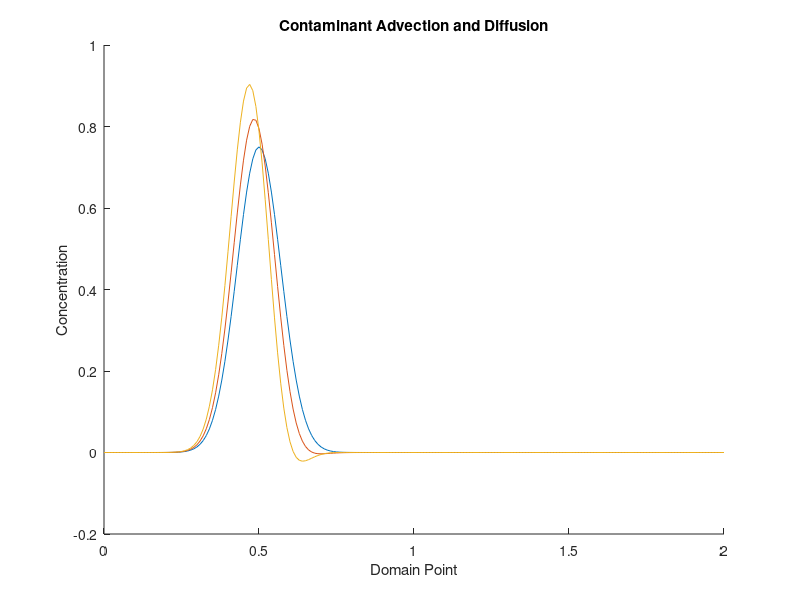

Here is the MATLAB script that generated this plot:
    function DiffusionAndAdvection()  
        x_start = 0;
        x_step  = 0.01; % delta x
        x_end   = 2;
    
        t_start = 0;
        t_step = 0.5; % delta t
        t_end = 1;
        
        xVals = x_start : x_step : x_end;
        tVals = t_start : t_step : t_end;
        
        c = zeros(length(xVals), length(tVals));
        D = 1;
        v = 1;
        
        dxdt = x_step / t_step;
        
        % c_t -> t = 0 (c_0)
        for x = 1 : length(xVals)
            c(x, 1) = 0.75 * exp(-((xVals(x) - 0.5)/0.1)^2);
        end
        
        for t = 1 : length(tVals)-1
            for x = 2 : length(xVals)-1
                advection =  v * ((c(x + 1, t) -      c(x, t))              / x_step);
                diffusion = -D * ((c(x + 1, t) - (2 * c(x, t)) + c(x-1, t)) / x_step * 2);
                c(x, t+1) = dxdt * (advection + diffusion)   + c(x,   t);
            end
        end
    
        figure();        
        title('Contaminant Advection and Diffusion');
        hold on;
        
        for t = 1 : length(tVals)
            plot(xVals, c(:, t));

            xlabel('Domain Point'); 
            ylabel('Concentration'); 
        end
        
        hold off;
    end